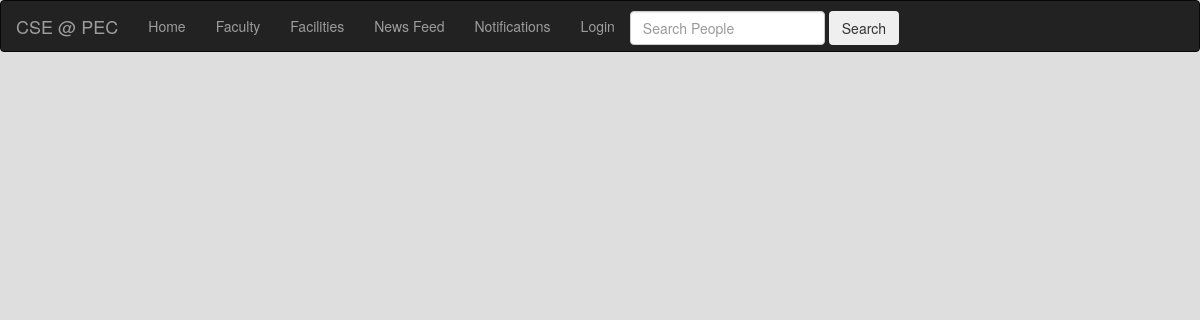
/CSE/newsfeed.php, run on an earlier commit of the app's database.
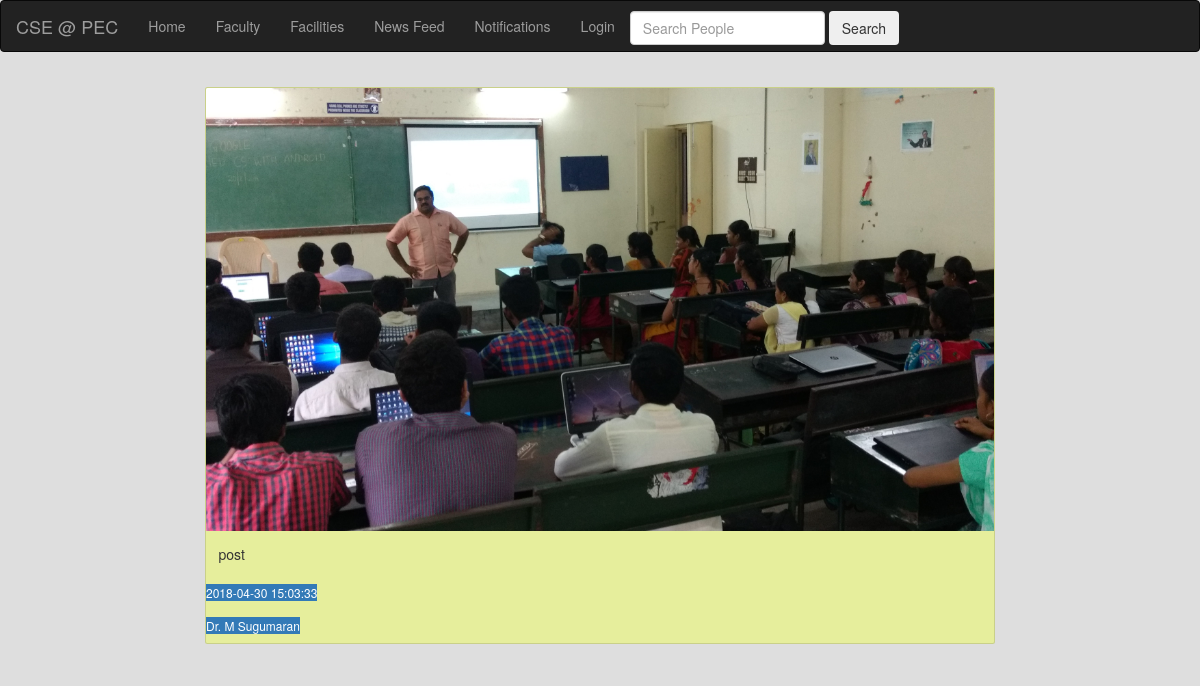
And on a later commit of the database.
### tables this page shows
CREATE TABLE `posts` (
  `id` int(11) NOT NULL,
  `body` text NOT NULL,
  `added_by` varchar(60) NOT NULL,
  `date_added` datetime NOT NULL,
  `user_closed` varchar(3) NOT NULL,
  `deleted` varchar(3) NOT NULL,
  `likes` int(11) NOT NULL,
  `image` varchar(500) NOT NULL
);

CREATE TABLE `users` (
  `first_name` varchar(25) NOT NULL,
  `last_name` varchar(25) NOT NULL,
  `username` varchar(100) NOT NULL,
  `email` varchar(100) NOT NULL,
  `password` varchar(255) NOT NULL,
  `signup_date` date NOT NULL,
  `profile_pic` varchar(255) NOT NULL,
  `user_closed` varchar(3) NOT NULL,
  `is_professor` varchar(3) NOT NULL,
  `status` varchar(50) NOT NULL,
  `special_status` int(11) NOT NULL,
  `designation` varchar(30) NOT NULL,
  `specialization` text NOT NULL
);

### CSE/newsfeed.php (the view, shortened to what this page needs)
<?php require 'include/header.php' ?>
<div class="row">
<div class="col-sm-2"></div>
<div class="col-sm-8">
<?php
			$data= mysqli_query($con,"SELECT added_by,username,image,body,date_added,first_name,last_name FROM posts,users WHERE is_professor='yes' AND added_by=username ORDER BY date_added DESC");
			while($row=mysqli_fetch_array($data))
			{
				$imagePath="../wt/".$row['image'];
					$body=$row['body'];
					$date_added=$row['date_added'];
					$color = array('#e6ee9c','#4fc3f7','#80deea','#ffcc80','#f8bbd0');
					$color_no=mt_rand(0,4);
					?>
					<div class='card' style='width:100%; margin-top:15px;margin-bottom:15px; background:<?php echo $color[$color_no] ?> ;'>
								<?php
								if($imagePath!='../wt/')
								{ ?>
								<img  style='max-width:100%;' class='card-img-top' src='<?php echo $imagePath; ?>'>
								<?php
								}
								 ?>
								<div class='card-body'>
									<div class='card-text'><?php echo $body; ?>
									</div>
								</div>
								<h6><span class='bg-primary'><?php echo $date_added; ?></span></h6>
								<h6><span class='bg-primary'><?php echo "Dr. ".$row['last_name']." ".$row['first_name']; ?></span></h6>
					</div>
					<?php
			}
 ?>
</div>
<div class="col-sm-2"></div>
</div>
<?php require 'include/footer.php' ?>

What changed in the data, as far as the page shows it:
added posts: image (picture), body "post", date_added "2018-04-30 15:03:33", added_by.last_name "M", added_by.first_name "Sugumaran"
